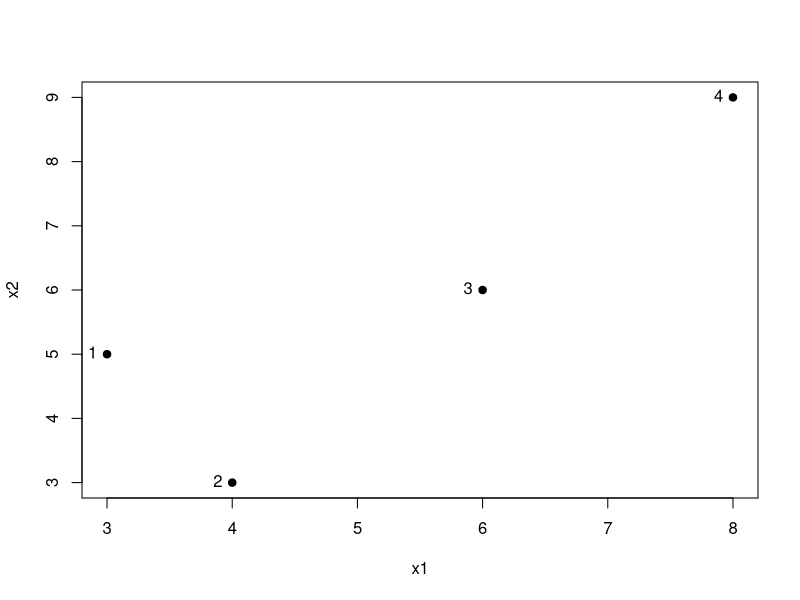
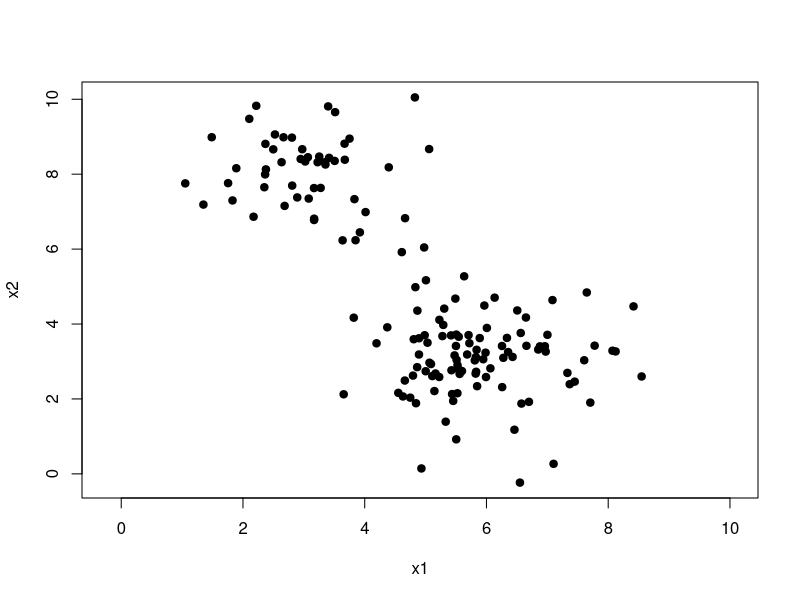
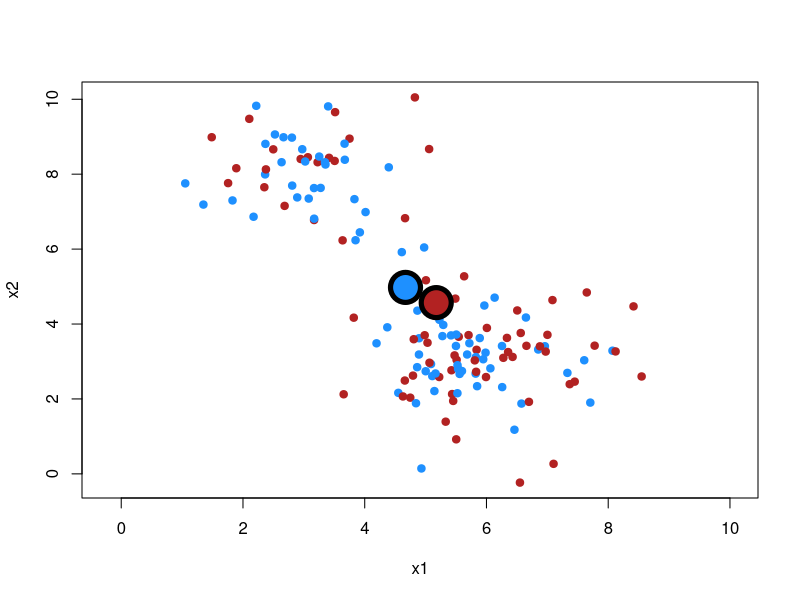
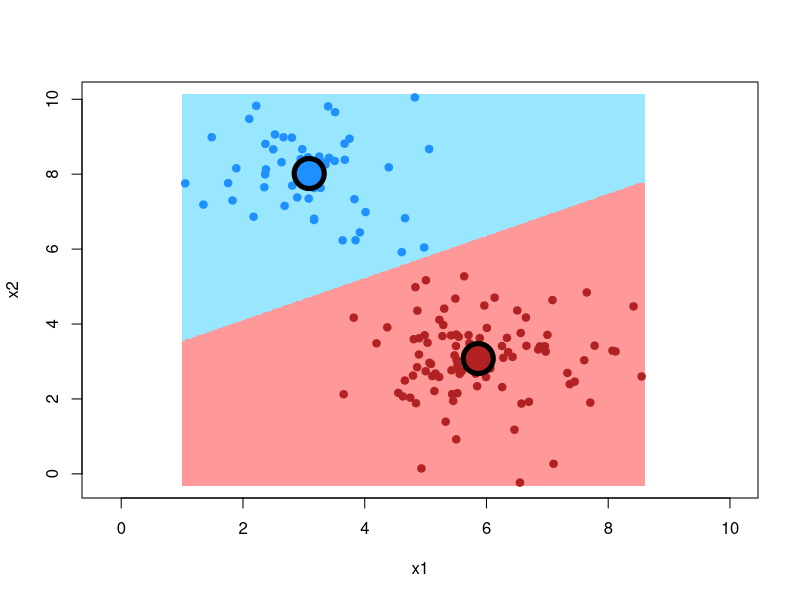

The R source for these figures, in order:
############################################################################

# Open Online R Stream (https://www.wvbauer.com/doku.php/live_streams)
#
# By:   Wolfgang Viechtbauer (https://www.wvbauer.com)
# Date: 2023-01-26
#
# Topic(s):
# - An Introduction to Statistical Learning (https://www.statlearning.com)
# - Section(s): 12.4.1
#
# last updated: 2023-03-03

############################################################################

### 12.4.1: K-Means Clustering

# a small toy example; say there are n=4 people that we want to cluster into
# k=2 groups; there are 7 possible ways of doing so

# (1), (2,3,4)
# (2), (1,3,4)
# (3), (1,2,4)
# (4), (1,2,3)
# (1,2), (3,4)
# (1,3), (2,4)
# (1,4), (2,3)

# note that (1), (2,3,4) is the same as (2,3,4), (1) since what we consider to
# be the 'first' and the 'second' cluster is arbitrary

# the equation to compute the total number of such partitionings is:
# https://en.wikipedia.org/wiki/Stirling_numbers_of_the_second_kind

n <- 4
k <- 2
1/factorial(k) * sum((-1)^(0:k) * choose(k,0:k) * (k-(0:k))^n)

# make up some data for the 4 individuals on p=2 features
x1 <- c(3,4,6,8)
x2 <- c(5,3,6,9)

# plot the data
plot(x1, x2, pch=19)
text(x1, x2, 1:4, pos=2)

# compute the total within-cluster variation for each of the 7 partitionings

assign <- read.table(text = "
1 2 2 2
2 1 2 2
2 2 1 2
2 2 2 1
1 1 2 2
1 2 1 2
1 2 2 1")

totalWC <- rep(0, nrow(assign))

for (r in 1:nrow(assign)) {

   C1 <- which(assign[r,] == 1)
   C2 <- which(assign[r,] == 2)

   distx1 <- outer(x1[C1], x1[C1], "-")
   distx2 <- outer(x2[C1], x2[C1], "-")
   WC1 <- (sum(distx1^2) + sum(distx2^2)) / length(C1)

   distx1 <- outer(x1[C2], x1[C2], "-")
   distx2 <- outer(x2[C2], x2[C2], "-")
   WC2 <- (sum(distx1^2) + sum(distx2^2)) / length(C2)

   totalWC[r] <- WC1 + WC2

}

totalWC
assign[which.min(totalWC),]

# so we see that the (1,2),(3,4) clustering leads to the smallest objective
# function value, although (4),(1,2,3) is just a little bit worse

# when n is small, we can examine all possible partitionings, but this quickly
# becomes infeasible when n is large; in that case, we have to use something
# like algorithm 12.2 which hopefully will also find the partitioning that
# leads to the best solution (the one with the smallest total within-cluster
# variation)

############################################################################

# algorithm 12.2

X <- cbind(x1,x2)

# 1. randomly assign the observations to the K clusters

assign <- c(1,1,1,2)
assign

k2means <- function(assign, X) {

   assign.old <- rep(0,length(assign))

   # 2. iterate until cluster assignments stop changing

   while (sum(abs(assign.old - assign)) != 0) {

      print(assign.old)

      assign.old <- assign

      # (a) compute the cluster centroids
      centroid1 <- colMeans(X[assign==1,,drop=FALSE])
      centroid2 <- colMeans(X[assign==2,,drop=FALSE])

      # (b) assign each observation to the cluster whose centroid is closest
      distto1 <- apply(X, 1, function(x) sqrt(sum((x - centroid1)^2)))
      distto2 <- apply(X, 1, function(x) sqrt(sum((x - centroid2)^2)))
      assign <- ifelse(distto1 < distto2, 1, 2)

   }

   return(assign)

}

k2means(assign, X)

# when we start with the (1,2,3),(4) assignment, the algorithm doesn't find a
# better clustering and is actually getting stuck in a local optimum (we saw
# earlier that (1,2),(3,4) is the optimal solution)

# let's try out a different starting assignment

assign <- c(1,2,2,1)
k2means(assign, X)

# now the algorithm does find the optimal solution

# so the solution that the algorithm finds may not be the global optimum and
# the solution can depend on the starting assignment!

############################################################################

# try out the algorithm on a larger dataset

# simulate some data where there are essentially two groups
set.seed(1234)
x1 <- c(rnorm(100, 6, 1), rnorm(50, 3, 1))
x2 <- c(rnorm(100, 3, 1), rnorm(50, 8, 1))
X <- cbind(x1,x2)

# plot the data
plot(x1, x2, pch=19, xlim=range(c(x1,x2)), ylim=range(c(x1,x2)))

# randomly assign the 150 people to two clusters
assign <- sample(c(1,2), 150, replace=TRUE)

# compute the centroids
centroid1 <- colMeans(X[assign == 1,])
centroid2 <- colMeans(X[assign == 2,])

# plot the data again but with color to show the starting arrangement
plot(x1, x2, pch=19, xlim=range(c(x1,x2)), ylim=range(c(x1,x2)),
     col=ifelse(assign==1, "dodgerblue", "firebrick"))

# add the centroids to the plot
points(centroid1[1], centroid1[2], pch=21, cex=4, lwd=5, bg="dodgerblue")
points(centroid2[1], centroid2[2], pch=21, cex=4, lwd=5, bg="firebrick")

# run the algorithm
assign <- k2means(assign, X)

# recompute the centroids based on the solution found
centroid1 <- colMeans(X[assign == 1,])
centroid2 <- colMeans(X[assign == 2,])

# plot the data again, but also show the region where points will be assigned
# to the first versus second cluster

plot(NA, xlim=range(c(x1,x2)), ylim=range(c(x1,x2)), xlab="x1", ylab="x2")

x1s <- seq(min(x1), max(x1), length=500)
x2s <- seq(min(x2), max(x2), length=500)
Xs <- expand.grid(x1s, x2s)
distto1 <- apply(Xs, 1, function(x) sqrt(sum((x - centroid1)^2)))
distto2 <- apply(Xs, 1, function(x) sqrt(sum((x - centroid2)^2)))
assign.grid <- ifelse(distto1 < distto2, 1, 2)
cols <- ifelse(assign.grid==1, rgb(.6,.9,1),
                               rgb(1,.6,.6))
points(Xs[,1], Xs[,2], pch=15, cex=0.9, col=cols, bg=cols)

points(x1, x2, pch=19, xlim=range(c(x1,x2)), ylim=range(c(x1,x2)),
     col=ifelse(assign==1, "dodgerblue", "firebrick"))

points(centroid1[1], centroid1[2], pch=21, cex=4, lwd=5, bg="dodgerblue")
points(centroid2[1], centroid2[2], pch=21, cex=4, lwd=5, bg="firebrick")

############################################################################

# now do k-means clustering using the kmeans() function
res <- kmeans(X, centers=2)
res

# compare the solution found by kmeans() with the one we found earlier
table(assign, res$cluster)

# they are the same (except that the cluster 1 is cluster 2 and vice-versa)

# use 20 random starts (the function provides the best solution)
res <- kmeans(X, centers=2, nstart=20)
res

# note: when using kmeans(), remember to always use set.seed() to make the
# results fully reproducible; for example, we get two different solutions for
# k=3 clusters when running kmeans() twice
kmeans(X, centers=3)
kmeans(X, centers=3)

# but when fixing the seed before running kmeans(), the result will be the same
set.seed(1234)
kmeans(X, centers=3)
set.seed(1234)
kmeans(X, centers=3)

############################################################################
